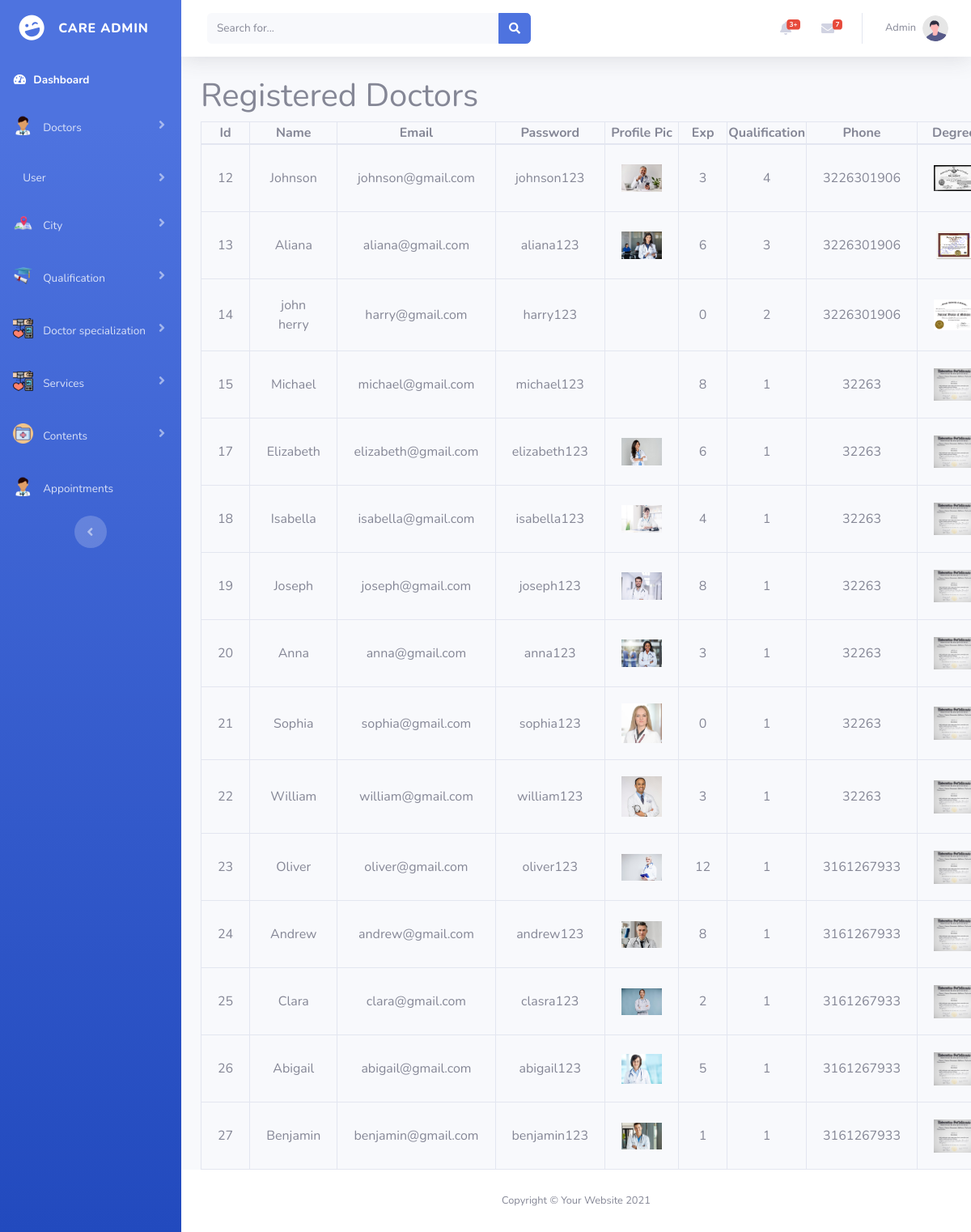
The page /admin/index.php (signed in) on the database its author committed.
### tables this page shows
CREATE TABLE `doctors` (
  `doctor_id` int(11) NOT NULL,
  `doctor_name` varchar(100) NOT NULL,
  `doctor_email` varchar(100) NOT NULL,
  `doctor_password` varchar(100) NOT NULL,
  `doctor_pic` varchar(500) NOT NULL,
  `doctor_exp` int(11) NOT NULL,
  `doctor_qualification` varchar(100) NOT NULL,
  `doctor_contact` bigint(20) NOT NULL,
  `doctor_degree_pic` varchar(500) NOT NULL,
  `doctor_nic_front_pic` varchar(100) NOT NULL,
  `doctor_nic_back_pic` varchar(100) NOT NULL,
  `doctor_city` int(11) NOT NULL,
  `doctor_whatsapp` bigint(20) NOT NULL,
  `doctor_gender` varchar(100) NOT NULL,
  `status` varchar(50) NOT NULL,
  `doctor_specialization` int(11) NOT NULL
);

### admin/index.php (the view, shortened to what this page needs)
<?php
include("connection.php");
$select_doctor_query = "SELECT * FROM `doctors` where status = 'Accepted'";
$run_select_doctor_query = mysqli_query($connection, $select_doctor_query);
?>
<!DOCTYPE html>
<html lang="en">
<head>
    <link rel="stylesheet" href="https://cdn.jsdelivr.net/npm/bootstrap-icons@1.11.1/font/bootstrap-icons.css">
    <link href="vendor/fontawesome-free/css/all.min.css" rel="stylesheet" type="text/css">
    <link href="https://cdn.jsdelivr.net/npm/bootstrap@5.0.2/dist/css/bootstrap.min.css" rel="stylesheet"
>
    <link href="css/sb-admin-2.min.css" rel="stylesheet">
</head>
<body id="page-top">
    <div id="wrapper">
        <?php include 'sidebar.php';?>
        <div id="content-wrapper" class="d-flex flex-column">
            <div id="content">
                <?php include 'topbar.php';?>
                <div class="container" style="overflow-x: auto;">
                        <h1>Registered Doctors </h1>
                        <table class="table-bordered w-100 text-center w-100" >
                            <thead>
                                <th>Id</th>
                                <th>Name</th>
                                <th>Email</th>
                                <th>Password</th>
                                <th>Profile Pic</th>
                                <th>Exp</th>
                                <th>Qualification</th>
                                <th>Phone</th>
                                <th>Degree</th>
                            </thead>
                            <tbody>
                                <?php while($row_doctor = mysqli_fetch_array($run_select_doctor_query)){?>
                              <tr>
                                        <td><?php echo $row_doctor['doctor_id']; ?></td>
                                        <td><?php echo $row_doctor['doctor_name']; ?></td>
                                        <td><?php echo $row_doctor['doctor_email']; ?></td>
                                        <td><?php echo $row_doctor['doctor_password']; ?></td>
                                        <td><img width="50" src="<?php echo $row_doctor['doctor_pic']; ?>" alt=""></td>
                                        <td><?php echo $row_doctor['doctor_exp']; ?></td>
                                        <td><?php echo $row_doctor['doctor_qualification']; ?></td>
                                        <td><?php echo $row_doctor['doctor_contact']; ?></td>
                                        <td><img width="50" src="<?php echo $row_doctor['doctor_degree_pic']; ?>" alt=""></td>
                              </tr>
                                <?php } ?>
                            </tbody>
                        </table>
                </div>
            </div>
            <?php include 'footer.php' ?>
        </div>
    </div>
</body>
</html>

### admin/index.php (style rules this page uses)
td { padding: 20px; }

### rows shown on the page
doctors: doctor_id "12", doctor_name "Johnson", doctor_email "johnson@gmail.com", doctor_password "johnson123", doctor_pic (picture), doctor_exp "3", doctor_qualification "4", doctor_contact "3226301906", doctor_degree_pic (picture)
doctors: doctor_id "13", doctor_name "Aliana", doctor_email "aliana@gmail.com", doctor_password "aliana123", doctor_pic (picture), doctor_exp "6", doctor_qualification "3", doctor_contact "3226301906", doctor_degree_pic (picture)
doctors: doctor_id "14", doctor_name "john herry", doctor_email "harry@gmail.com", doctor_password "harry123", doctor_exp "0", doctor_qualification "2", doctor_contact "3226301906", doctor_degree_pic (picture)
doctors: doctor_id "15", doctor_name "Michael", doctor_email "michael@gmail.com", doctor_password "michael123", doctor_exp "8", doctor_qualification "1", doctor_contact "32263", doctor_degree_pic (picture)
doctors: doctor_id "17", doctor_name "Elizabeth", doctor_email "elizabeth@gmail.com", doctor_password "elizabeth123", doctor_pic (picture), doctor_exp "6", doctor_qualification "1", doctor_contact "32263", doctor_degree_pic (picture)
doctors: doctor_id "18", doctor_name "Isabella", doctor_email "isabella@gmail.com", doctor_password "isabella123", doctor_pic (picture), doctor_exp "4", doctor_qualification "1", doctor_contact "32263", doctor_degree_pic (picture)
doctors: doctor_id "19", doctor_name "Joseph", doctor_email "joseph@gmail.com", doctor_password "joseph123", doctor_pic (picture), doctor_exp "8", doctor_qualification "1", doctor_contact "32263", doctor_degree_pic (picture)
doctors: doctor_id "20", doctor_name "Anna", doctor_email "anna@gmail.com", doctor_password "anna123", doctor_pic (picture), doctor_exp "3", doctor_qualification "1", doctor_contact "32263", doctor_degree_pic (picture)
doctors: doctor_id "21", doctor_name "Sophia", doctor_email "sophia@gmail.com", doctor_password "sophia123", doctor_pic (picture), doctor_exp "0", doctor_qualification "1", doctor_contact "32263", doctor_degree_pic (picture)
doctors: doctor_id "22", doctor_name "William", doctor_email "william@gmail.com", doctor_password "william123", doctor_pic (picture), doctor_exp "3", doctor_qualification "1", doctor_contact "32263", doctor_degree_pic (picture)
doctors: doctor_id "23", doctor_name "Oliver", doctor_email "oliver@gmail.com", doctor_password "oliver123", doctor_pic (picture), doctor_exp "12", doctor_qualification "1", doctor_contact "3161267933", doctor_degree_pic (picture)
doctors: doctor_id "24", doctor_name "Andrew", doctor_email "andrew@gmail.com", doctor_password "andrew123", doctor_pic (picture), doctor_exp "8", doctor_qualification "1", doctor_contact "3161267933", doctor_degree_pic (picture)
doctors: doctor_id "25", doctor_name "Clara", doctor_email "clara@gmail.com", doctor_password "clasra123", doctor_pic (picture), doctor_exp "2", doctor_qualification "1", doctor_contact "3161267933", doctor_degree_pic (picture)
doctors: doctor_id "26", doctor_name "Abigail", doctor_email "abigail@gmail.com", doctor_password "abigail123", doctor_pic (picture), doctor_exp "5", doctor_qualification "1", doctor_contact "3161267933", doctor_degree_pic (picture)
doctors: doctor_id "27", doctor_name "Benjamin", doctor_email "benjamin@gmail.com", doctor_password "benjamin123", doctor_pic (picture), doctor_exp "1", doctor_qualification "1", doctor_contact "3161267933", doctor_degree_pic (picture)
